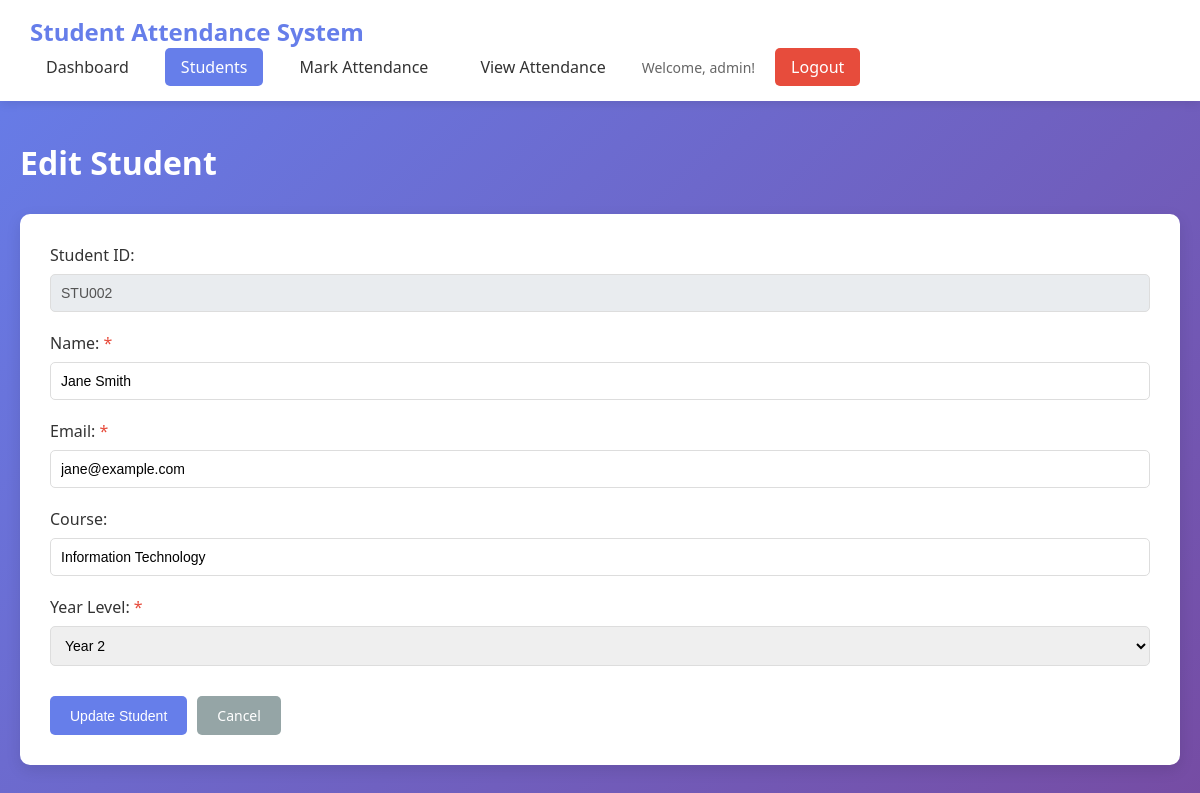
The app's page /edit_student.php?id=2 (signed in) with its own data.
### tables this page shows
CREATE TABLE `students` (
  `id` int(11) NOT NULL,
  `student_id` varchar(20) NOT NULL,
  `name` varchar(100) NOT NULL,
  `email` varchar(100) NOT NULL,
  `course` varchar(100) DEFAULT NULL,
  `year_level` int(11) DEFAULT NULL,
  `created_at` timestamp NOT NULL DEFAULT current_timestamp()
);

### includes/session.php (called while the page is built, shortened)
<?php
function getUser() {
    return [
        'id' => $_SESSION['user_id'] ?? null,
        'username' => $_SESSION['username'] ?? null,
        'role' => $_SESSION['role'] ?? null
    ];
}
?>

### edit_student.php (the view, shortened to what this page needs)
<?php
require_once 'config/database.php';
require_once 'includes/session.php';
$user = getUser();
$student_id = $_GET['id'] ?? 0;
try {
    $stmt = $pdo->prepare("SELECT * FROM students WHERE id = :id");
    $stmt->bindParam(':id', $student_id, PDO::PARAM_INT);
    $stmt->execute();
    $student = $stmt->fetch();
} catch (PDOException $e) {
    $error = 'Error loading student data.';
}
?>
<!DOCTYPE html>
<html lang="en">
<head>
    <link rel="stylesheet" href="style.css">
</head>
<body>
    <div class="container">
        <nav class="navbar">
            <h1>Student Attendance System</h1>
            <div class="nav-links">
                <a href="dashboard.php">Dashboard</a>
                <a href="students.php" class="active">Students</a>
                <a href="attendance.php">Mark Attendance</a>
                <a href="view_attendance.php">View Attendance</a>
                <span class="user-info">Welcome, <?php echo htmlspecialchars($user['username']); ?>!</span>
                <a href="logout.php" class="btn-logout">Logout</a>
            </div>
        </nav>
        <div class="content">
            <h2>Edit Student</h2>
            <form method="POST" action="" class="form-card">
                <div class="form-group">
                    <label>Student ID:</label>
                    <input type="text" value="<?php echo htmlspecialchars($student['student_id']); ?>" disabled>
                </div>
                <div class="form-group">
                    <label>Name: <span class="required">*</span></label>
                    <input type="text" name="name" required
                           value="<?php echo htmlspecialchars($_POST['name'] ?? $student['name']); ?>">
                </div>
                <div class="form-group">
                    <label>Email: <span class="required">*</span></label>
                    <input type="email" name="email" required
                           value="<?php echo htmlspecialchars($_POST['email'] ?? $student['email']); ?>">
                </div>
                <div class="form-group">
                    <label>Course:</label>
                    <input type="text" name="course"
                           value="<?php echo htmlspecialchars($_POST['course'] ?? $student['course']); ?>">
                </div>
                <div class="form-group">
                    <label>Year Level: <span class="required">*</span></label>
                    <select name="year_level" required>
                        <?php
                        $current_year = $_POST['year_level'] ?? $student['year_level'];
                        for ($i = 1; $i <= 5; $i++):
                        ?>
                            <option value="<?php echo $i; ?>" <?php echo ($current_year == $i) ? 'selected' : ''; ?>>
                                Year <?php echo $i; ?>
                            </option>
                        <?php endfor; ?>
                    </select>
                </div>
                <div class="form-actions">
                    <button type="submit" class="btn btn-primary">Update Student</button>
                    <a href="students.php" class="btn btn-secondary">Cancel</a>
                </div>
            </form>
        </div>
    </div>
</body>
</html>

### style.css (style rules this page uses)
* { margin: 0; padding: 0; box-sizing: border-box; }
body { font-family: 'Segoe UI', Tahoma, Geneva, Verdana, sans-serif; background: linear-gradient(135deg, #667eea 0%, #764ba2 100%); min-height: 100vh; }
.container { min-height: 100vh; padding-bottom: 40px; }
.navbar { background: white; padding: 15px 30px; display: flex; justify-content: space-between; align-items: center; box-shadow: 0 2px 10px rgba(0,0,0,0.1); flex-wrap: wrap; }
.navbar h1 { color: #667eea; font-size: 24px; }
.nav-links { display: flex; gap: 20px; align-items: center; flex-wrap: wrap; }
.nav-links a { text-decoration: none; color: #333; padding: 8px 16px; border-radius: 5px; transition: background 0.3s; }
.nav-links a:hover, .nav-links a.active { background: #667eea; color: white; }
.user-info { color: #666; font-size: 14px; }
.btn-logout { background: #e74c3c; color: white !important; }
.content { max-width: 1200px; margin: 40px auto; padding: 0 20px; }
.content h2 { color: white; margin-bottom: 30px; font-size: 32px; }
.form-card, .filter-card { background: white; padding: 30px; border-radius: 10px; box-shadow: 0 5px 15px rgba(0,0,0,0.1); margin-bottom: 20px; }
.form-group { margin-bottom: 20px; }
.form-group label { display: block; margin-bottom: 8px; color: #333; font-weight: 500; }
.required { color: #e74c3c; }
.form-group input[type="text"], .form-group input[type="email"], .form-group input[type="password"], .form-group input[type="date"], .form-group select, .status-select { width: 100%; padding: 10px; border: 1px solid #ddd; border-radius: 5px; font-size: 14px; }
.form-actions { display: flex; gap: 10px; margin-top: 30px; }
.btn { padding: 10px 20px; border: none; border-radius: 5px; cursor: pointer; text-decoration: none; display: inline-block; font-size: 14px; transition: all 0.3s; }
.btn-primary { background: #667eea; color: white; }
.btn-secondary { background: #95a5a6; color: white; }
input[disabled] { background: #e9ecef; cursor: not-allowed; }

### records on screen
students: student "STU002", name "Jane Smith", email "jane@example.com", course "Information Technology", year_level "Year 2"

### other values on screen
$user['username'] "admin"
